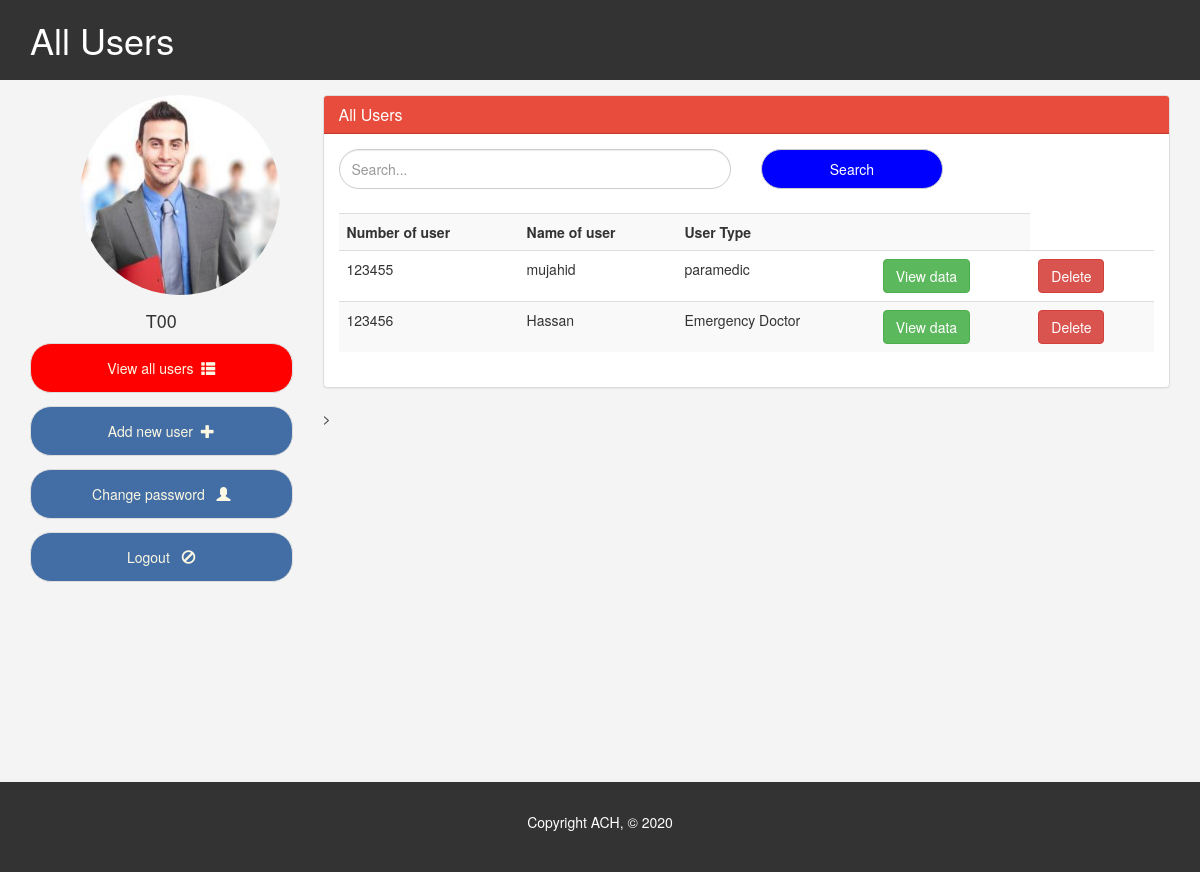
/admin/allusers.php, run on an earlier commit of the app's database.
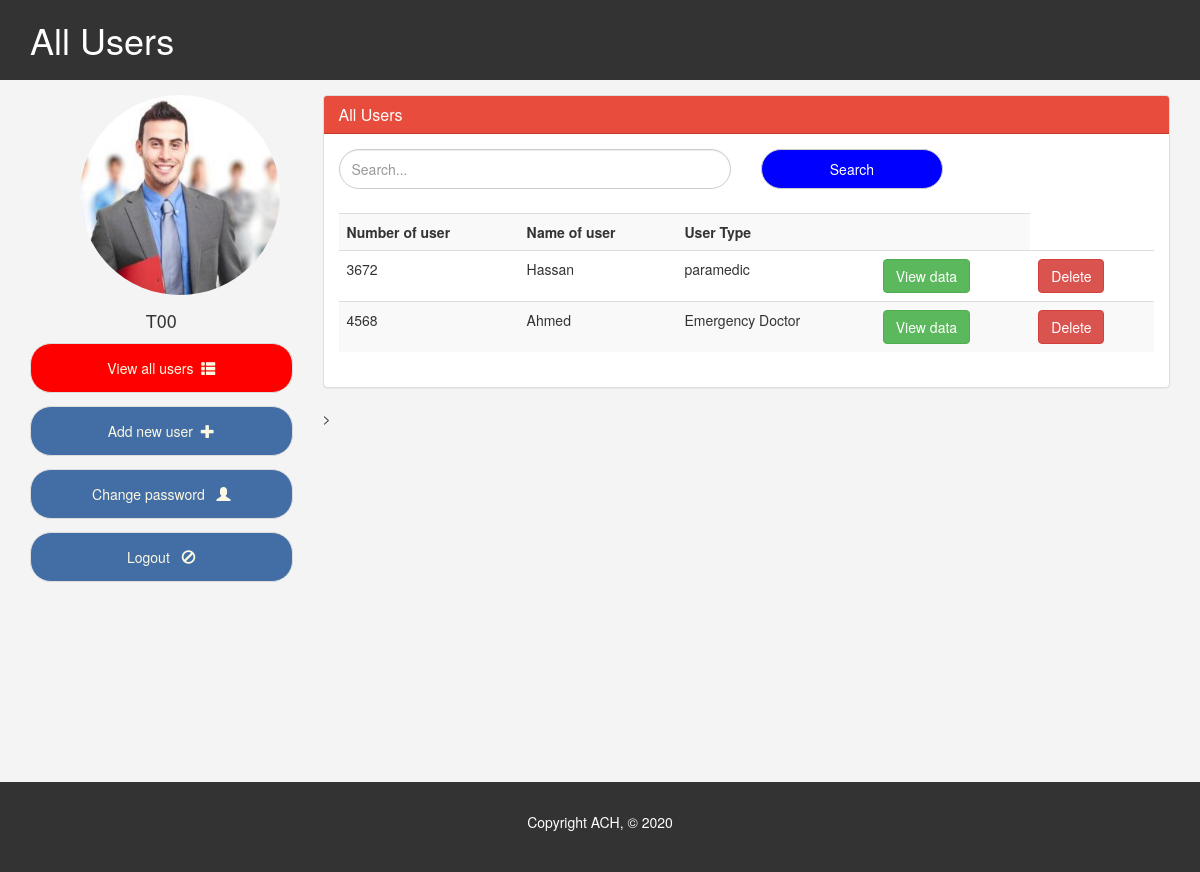
And on a later commit of the database.
### tables this page shows
CREATE TABLE `doctors` (
  `job_number` int(6) NOT NULL,
  `name` varchar(1000) NOT NULL,
  `password` varchar(10) NOT NULL,
  `email` varchar(1000) NOT NULL,
  `father_name` varchar(1000) NOT NULL,
  `mother_name` varchar(1000) NOT NULL,
  `phone` varchar(1999) NOT NULL,
  `date_of_birth` varchar(1999) NOT NULL,
  `gender` varchar(1000) NOT NULL,
  `major` varchar(1000) NOT NULL,
  `university` varchar(1000) NOT NULL,
  `minor` varchar(1000) NOT NULL,
  `blood_type` varchar(1000) NOT NULL,
  `type` varchar(1000) NOT NULL
);

### admin/allusers.php (the view, shortened to what this page needs)
<?php
include '../conn.php';
  $allusers = mysqli_query($connect,"SELECT * FROM doctors  ");
?>
<!DOCTYPE html>
<html lang="en">
  <head>
    <link href="css/bootstrap.min.css" rel="stylesheet">
     <link href="css/style.css" rel="stylesheet">
  </head>
  <body>
    <header id="header">
      <div class="container">
        <div class="row">
          <div class="col-md-10">
            <h1> All Users </h1>
          </div>
        </div>
      </div>
    </header>
    <section id="main">
      <div class="container">
        <div class="row">
          <div class="col-md-3">
          <?php include('sidebar.php');  ?>
          </div>
          <div class="col-md-9">
            <div class="panel panel-default">
              <div class="panel-heading main-color-bg">
                <h3 class="panel-title">All Users </h3>
              </div>
              <div class="panel-body">
               <?php
                    if(isset($_GET['job_number'])){
                       $selected_job_number=$_GET['job_number'];
                      $getdata = mysqli_query($connect,"SELECT * FROM doctors WHERE job_number ='$selected_job_number'   ");
                      $row = mysqli_fetch_array($getdata );
                      ?>
                      <div class="col-md-3">
                             <p> Name : </p>
                             <input readonly style="
                              display: block;
                              height: 50px;
                              margin-bottom:8px;
                              width: 100%;"
                              type="text" class="form-control",
                              value="<?php echo  $row['name']; ?>"  >
                              <p> Name father : </p>
                             <input readonly  style="
                              display: block;
                              height: 50px;
                              margin-bottom:8px;
                              width: 100%;"
                              type="text" class="form-control",
                              value="<?php echo  $row['father_name']; ?>" >
                              <p> Minor : </p>
                             <input readonly  style="
                              display: block;
                              height: 50px;
                              margin-bottom:8px;
                              width: 100%;"
                              type="text" class="form-control" ,
                              value="<?php echo  $row['minor']; ?>">
                      </div>
                      <div class="col-md-3">
                      <p> University : </p>
                             <input readonly style="
                              display: block;
                              height: 50px;
                              margin-bottom:8px;
                              width: 100%;"
                              type="text" class="form-control",
                              value="<?php echo  $row['university']; ?>"  >
                              <p> Name mother : </p>
                             <input readonly  style="
                              display: block;
                              height: 50px;
                              margin-bottom:8px;
                              width: 100%;"
                              type="text" class="form-control",
                              value="<?php echo  $row['mother_name']; ?>" >
                              <p> Blood type : </p>
                             <input readonly  style="
                              display: block;
                              height: 50px;
                              margin-bottom:8px;
                              width: 100%;"
                              type="text" class="form-control" ,
                              value="<?php echo  $row['blood_type']; ?>">
                      </div>
                      <div class="col-md-3">
                               <p> Date of birth : </p>
                             <input readonly style="
                              display: block;
                              height: 50px;
                              margin-bottom:8px;
                              width: 100%;"
                              type="text" class="form-control",
                              value="<?php echo  $row['date_of_birth']; ?>"  >
                              <p> Number job : </p>
                             <input readonly  style="
                              display: block;
                              height: 50px;
                              margin-bottom:8px;
                              width: 100%;"
                              type="text" class="form-control",
                              value="<?php echo  $row['job_number']; ?>" >
                              <p> Phone : </p>
                             <input readonly  style="
                              display: block;
                              height: 50px;
                              margin-bottom:8px;
                              width: 100%;"
                              type="text" class="form-control" ,
                              value="<?php echo  $row['phone']; ?>">
                      </div>
                      <div class="col-md-3">
                            <p> Gender : </p>
                             <input readonly style="
                              display: block;
                              height: 50px;
                              margin-bottom:8px;
                              width: 100%;"
                              type="text" class="form-control",
                              value="<?php echo  $row['gender']; ?>"  >
                              <p> Major : </p>
                             <input readonly  style="
                              display: block;
                              height: 50px;
                              margin-bottom:8px;
                              width: 100%;"
                              type="text" class="form-control",
                              value="<?php echo  $row['major']; ?>" >
                              <p> Email : </p>
                             <input readonly  style="
                              display: block;
                              height: 50px;
                              margin-bottom:8px;
                              width: 100%;"
                              type="text" class="form-control" ,
                              value="<?php echo  $row['email']; ?>">
                      </div>
                    <?php  }
                    else {
                    ?>
                      <div class="row">
                      <form action="" method="post" >
                      <div class="col-md-6">
                          <input style="
                          height: 40px;
                         border-radius: 20px;
                        width: 100%;"
                        class="form-control" type="text" name="search" placeholder="Search... ">
                      </div>
                      <div class="col-md-3">
                      <button style="background: blue;
                        display: block;
                        height: 40px;
                        color: white;
                        border-radius: 20px;
                        width: 100%;" type="submit" class="btn btn-default btn-block">Search </button>
                      </div>
                    </form>
                    </div>
                    <table style="margin-top:24px;" class="table table-striped table-hover">
                    <tr>
                      <th>Number of user</th>
                      <th>Name of user</th>
                      <th>User Type</th>
                      <th></th>
                    </tr>
                   <?php
                     while($rowitem = mysqli_fetch_array($allusers)) {
                      echo "<tr>";
                      echo "<td>" . $rowitem['job_number'] . "</td>";
                      echo "<td>" . $rowitem['name'] . "</td>";
                      echo "<td>" . $rowitem['type'] . "</td>";
                      echo ' <td><a class="btn btn-success" href="allusers.php?job_number=' . $rowitem['job_number'] . '">View data</a></td>';
                      echo ' <td><a onclick="return confirm(\'Are you sure?\');" class="btn btn-danger" href="allusers.php?delete_id=' . $rowitem['job_number'] . '">Delete</a></td>';
                      echo "</tr>";
                  }
                   ?>
                  </table>
                 <?php    }
               ?>
            </div>
              </div>
            >
          </div>
        </div>
      </div>
    </section>
    <footer id="footer">
      <p>Copyright ACH, &copy; 2020</p>
    </footer>
  </body>
</html>

### admin/sidebar.php (shortened to what this page needs)
<div class="list-group">
              <img style="margin-bottom: 13px; width:200px; height:200px; margin-left:50px;" class="img-circle" src="./images/admin.jpg" alt="">
              <p style="text-align: center; font-size: large;"> <?php   echo "T00". $_SESSION['job_number'] ?></p>
               <a href="allusers.php" style="background:<?php basename($_SERVER['PHP_SELF'])=="allusers.php"? print 'red':''; ?> " class="list-group-item"> View all users   &nbsp<span class="glyphicon glyphicon-th-list" aria-hidden="true"></span></a>
              <a href="adduser.php" style="background: "class="list-group-item">   Add new user &nbsp<span class="glyphicon glyphicon-plus" aria-hidden="true"></span></a>
              <a href="change_password.php" style="background: "  class="list-group-item"> Change password  &nbsp <span class="glyphicon glyphicon-user" aria-hidden="true"></span></a>
             <a href="logout.php" class="list-group-item" style="background:<?php basename($_SERVER['PHP_SELF'])=="logout.php"? print 'red':''; ?> " > Logout  &nbsp  <span class="glyphicon glyphicon-ban-circle
                " aria-hidden="true"></span></a>
            </div>

### admin/css/style.css (style rules this page uses)
body { background:#f4f4f4; }
.main-color-bg { background-color: #e74c3c !important; border-color: #c0392b !important; color:#ffffff !important; }
#header { background:#333333; color:#ffffff; padding-bottom: 10px; margin-bottom: 15px; }
a.list-group-item, button.list-group-item { color: #fcf8e3; background: #426ea5; padding: 14px; text-align: center; border-radius: 21px; margin-bottom: 13px; }
#footer { background:#333333; color:#ffffff; text-align:center; padding:30px; margin-top:180px; }

What changed in the data, as far as the page shows it:
removed doctors: job_number "123455", name "mujahid", type "paramedic"
removed doctors: job_number "123456", name "Hassan", type "Emergency Doctor"
added doctors: job_number "3672", name "Hassan", type "paramedic"
added doctors: job_number "4568", name "Ahmed", type "Emergency Doctor"
